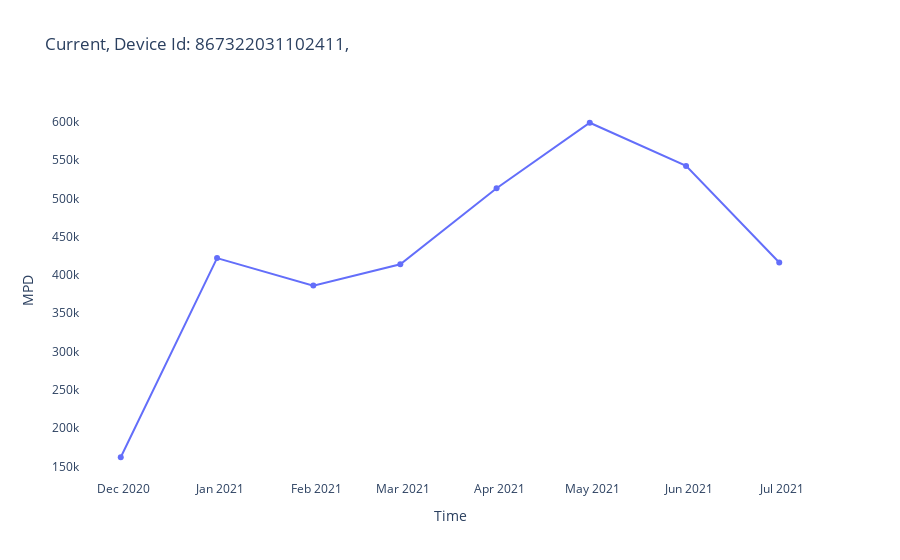

The code cell stored with this chart in its notebook:
### Code cell
plot_data = [
    go.Scatter(
        x=df_monthly['days_'],
        y=df_monthly['MPD'],
        name='Historical MPD'
    )
]
plot_layout = go.Layout(
        title='Current, Device Id: 867322031102411, ',
        xaxis_title='Time',
        yaxis_title='MPD',
        plot_bgcolor='rgba(0,0,0,0)'
    )
fig = go.Figure(data=plot_data, layout=plot_layout)
#fig.update_layout(xaxis=dict(rangeslider=dict(visible=True), type="linear"))
pyoff.iplot(fig)

### Figure 1 — Plotly figure (JSON) as saved in the notebook; plotly's stock layout.template omitted (floating-point values rounded to 4 significant figures)
{"data": [{"name": "Historical MPD", "type": "scatter", "x": ["2020-11-30T00:00:00", "2020-12-31T00:00:00", "2021-01-31T00:00:00", "2021-02-28T00:00:00", "2021-03-31T00:00:00", "2021-04-30T00:00:00", "2021-05-31T00:00:00", "2021-06-30T00:00:00"], "y": [161800.0, 422100.0, 386200.0, 414000.0, 513500.0, 599000.0, 542600.0, 416300.0]}], "layout": {"plot_bgcolor": "rgba(0,0,0,0)", "title": {"text": "Current, Device Id: 867322031102411, "}, "xaxis": {"title": {"text": "Time"}}, "yaxis": {"title": {"text": "MPD"}}}}
